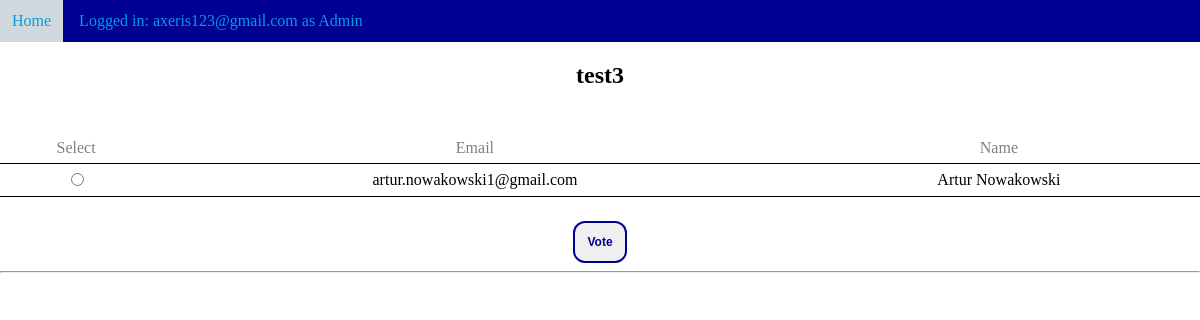
/polls/8/ (signed in), run on the app's committed database.
### polls/models.py (models this page shows, shortened)
class User(AbstractBaseUser, PermissionsMixin):
    email = models.EmailField(unique=True, null=True)
    name = models.CharField(max_length=100, null=True)
    surname = models.CharField(max_length=100, null=True)
    birthday = models.DateField(auto_now=False, auto_now_add=False, null=True)
    role = models.CharField(max_length=50, null=True)
    request_role_change = models.BooleanField(
        _('role change'),
        default=False,
        help_text=_('Designates whether the user has requested role change'),
    )
    is_staff = models.BooleanField(
        _('staff status'),
        default=False,
        help_text=_('Designates whether the user can log into this site.'),
    )
    is_active = models.BooleanField(
        _('active'),
        default=True,
        help_text=_(
            'Designates whether this user should be treated as active. '
            'Unselect this instead of deleting accounts.'
        ),
    )
    USERNAME_FIELD = 'email'
    objects = MyUserManager()

class Question(models.Model):
    user = models.ManyToManyField(settings.AUTH_USER_MODEL, blank=True)
    question_text = models.CharField(max_length=200)
    pub_date = models.DateTimeField('date published')
    end_date = models.DateTimeField('ending date')
    def was_published_recently(self):
        now = timezone.now()
        return now - datetime.timedelta(days=1) <= self.pub_date <= now
    was_published_recently.admin_order_field = 'pub_date'
    was_published_recently.boolean = True
    was_published_recently.short_description = 'Published recently?'
    def has_ended(self):
        now = timezone.now()
        return self.end_date <= now
    has_ended.admin_order_field = 'end_date'
    has_ended.boolean = True
    has_ended.short_description = 'Has ended?'

### polls/views.py (the view)
# urls.py: url(r'^(?P<pk>[0-9]+)/$', views.DetailView.as_view(), name='detail'),
class DetailView(generic.DetailView):
    model = Question
    template_name = 'polls/detail.html'
    def get_queryset(self):
        return Question.objects.filter(pub_date__lte=timezone.now(),
                                       end_date__gte=timezone.now())

### polls/templatetags/tags.py (called while the page is built)
@register.simple_tag
def count_role_changes():
    User = get_user_model()
    users = User.objects.filter(request_role_change=True)
    count_role_changes = len(users)
    return count_role_changes

### polls/templates/polls/detail.html (shortened to what this page needs)
{% extends "base.html" %}
{% block content %}
<h2>{{ question.question_text }}</h2>
<div class="voting">
<form action="{% url 'polls:vote' question.id %}" method="post">
{% if question.user.all|length > 0 %}
<table>
    <thead>
        <tr>
            <td>Select</td>
            <td>Email</td>
            <td>Name</td>
        </tr>
    </thead>
    {% for user in question.user.all %}
    <tr>
        <td><input type="radio" name="user" id="user{{ forloop.counter }}" value="{{ user.id }}" /></td>
        <td><label for="user{{ forloop.counter }}"> {{ user.email }}</label></td></label>
        <td><label for="user{{ forloop.counter }}">{{ user.name }} {{ user.surname }}</label></td>
    </tr>
    {% endfor %}
</table>
{% else %}
<h2>There are no candidates registred yet</h2>
{% endif %}
<input type="submit" value="Vote" class="standardButton"/>
</form>
</div>
{% endblock %}

### templates/base.html (shortened to what this page needs)
{% load i18n %}
{% load permission_tags %}
{% load static %}
{% load tags %}
<!DOCTYPE html>
<html lang="en">
<head>
    <link rel="stylesheet" href="{% static 'polls/style.css' %}" />
</head>
<body>
    <nav>
    {% block header %}
    <a href="{% url 'polls:index' %}">{% trans "Home" %}</a>
    {% if user.is_authenticated %}
    <div class="dropdown">
    <div class="dropbtn">
    {% trans "Logged in" %}: {{ user.email }} as {{ user.role }}
    </div>
    </div>
    {% else %}
       <a href="{% url 'auth_login' %}">{% trans "Log in" %}</a>
       <a href="{% url 'registration_register' %}">{% trans "Register" %}</a>
    {% endif %}
    {% endblock %}
    </nav>
    <div id="content">
    {% block content %}{% endblock %}
    </div>
    <div id="footer">
    {% block footer %}
        <hr />
    {% endblock %}
    </div>
</body>
</html>

### polls/static/polls/style.css (style rules this page uses)
body { margin: 0vw; }
nav { background-color: rgb(0, 0, 146); color: #039be5; }
nav a { padding: 1vw; text-decoration: none; display: inline-block; }
nav a:visited, a:link { color: #039be5; }
h2 { padding-bottom: 2vw; text-align: center; }
.standardButton { border: .2vw solid rgb(0, 0, 146); color: rgb(0, 0, 146); padding: 1vw; border-radius: 1vw; font-size: 1vw; font-weight: bold; }
.dropbtn { padding: 1vw; text-decoration: none; display: inline-block; }
.dropdown { position: relative; display: inline-block; }
thead { color: grey; }
td { border-bottom: 1px solid black; padding: .5vw; }
table { border-collapse: collapse; width: 100%; margin-bottom: 2vw; }
.voting { text-align: center; }

### data on the page
User: email "axeris123@gmail.com", role "Admin"
Question: question_text "test3"
User: email "artur.nowakowski1@gmail.com", name "Artur", surname "Nowakowski"
